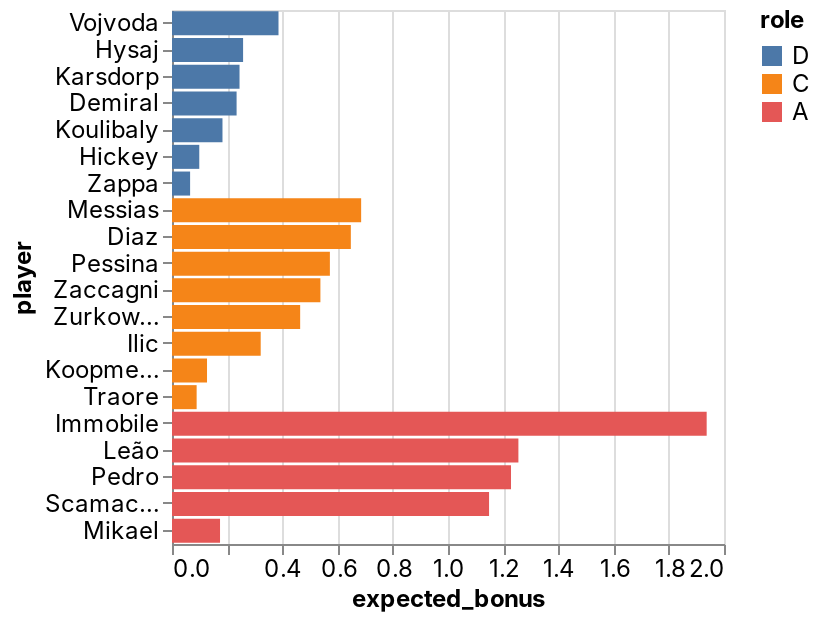

The notebook cell this image was saved under:
### Code cell
_deepnote_run_altair(team, """{"$schema":"https://vega.github.io/schema/vega-lite/v4.json","mark":{"type":"bar","tooltip":{"content":"data"}},"height":220,"autosize":{"type":"fit"},"data":{"name":"placeholder"},"encoding":{"x":{"field":"expected_bonus","type":"quantitative","sort":null,"scale":{"type":"linear","zero":false}},"y":{"field":"player","type":"nominal","sort":null,"scale":{"type":"linear","zero":true}},"color":{"field":"role","type":"nominal","sort":null,"scale":{"type":"linear","zero":false}}}}""")

### Figure 1 — Vega-Lite specification as saved in the notebook (floating-point values rounded to 4 significant figures)
{"config": {"view": {"continuousWidth": 400, "continuousHeight": 300}, "area": {"fill": "#51C0E9"}, "axis": {"labelFont": "Inter, sans-serif", "labelFontSize": 12, "labelFontWeight": "normal", "labelLimit": 60, "labelOverlap": "greedy", "titleFont": "Inter, sans-serif", "titleFontSize": 12, "titleFontWeight": "bold"}, "background": "#ffffff", "legend": {"labelFont": "Inter, sans-serif", "labelFontSize": 12, "titleFont": "Inter, sans-serif", "titleFontSize": 12, "titleFontWeight": "bold"}, "line": {"stroke": "#51C0E9", "strokeWidth": 2}, "rect": {"fill": "#51C0E9"}, "title": {"anchor": "start", "color": "#000000", "font": "Inter, sans-serif", "fontSize": 22, "fontWeight": "normal"}}, "data": {"name": "data-d7baecf50008a4cb13bf03a900a5071c"}, "mark": {"type": "bar", "tooltip": {"content": "data"}}, "autosize": {"type": "fit"}, "encoding": {"color": {"type": "nominal", "field": "role", "scale": {"type": "linear", "zero": false}, "sort": null}, "x": {"type": "quantitative", "field": "expected_bonus", "scale": {"type": "linear", "zero": false}, "sort": null}, "y": {"type": "nominal", "field": "player", "scale": {"type": "linear", "zero": true}, "sort": null}}, "height": 300, "width": "container", "$schema": "https://vega.github.io/schema/vega-lite/v4.json", "datasets": {"data-d7baecf50008a4cb13bf03a900a5071c": [{"fanta_team": "Scansuolo ", "role": "D", "player": "Vojvoda", "team": "Torino", "opponent": "Venezia", "date": "2022-02-12T00:00:00", "expected_bonus": 0.3859}, {"fanta_team": "Scansuolo ", "role": "D", "player": "Hysaj", "team": "Lazio", "opponent": "Bologna", "date": "2022-02-12T00:00:00", "expected_bonus": 0.2576}, {"fanta_team": "Scansuolo ", "role": "D", "player": "Karsdorp", "team": "Roma", "opponent": "Sassuolo", "date": "2022-02-13T00:00:00", "expected_bonus": 0.2447}, {"fanta_team": "Scansuolo ", "role": "D", "player": "Demiral", "team": "Atalanta", "opponent": "Juventus", "date": "2022-02-13T00:00:00", "expected_bonus": 0.234}, {"fanta_team": "Scansuolo ", "role": "D", "player": "Koulibaly", "team": "Napoli", "opponent": "Inter", "date": "2022-02-12T00:00:00", "expected_bonus": 0.1829}, {"fanta_team": "Scansuolo ", "role": "D", "player": "Hickey", "team": "Bologna", "opponent": "Lazio", "date": "2022-02-12T00:00:00", "expected_bonus": 0.09881}, {"fanta_team": "Scansuolo ", "role": "D", "player": "Zappa", "team": "Cagliari", "opponent": "Empoli", "date": "2022-02-13T00:00:00", "expected_bonus": 0.0656}, {"fanta_team": "Scansuolo ", "role": "C", "player": "Messias", "team": "AC Milan", "opponent": "Sampdoria", "date": "2022-02-13T00:00:00", "expected_bonus": 0.6853}, {"fanta_team": "Scansuolo ", "role": "C", "player": "Diaz", "team": "AC Milan", "opponent": "Sampdoria", "date": "2022-02-13T00:00:00", "expected_bonus": 0.648}, {"fanta_team": "Scansuolo ", "role": "C", "player": "Pessina", "team": "Atalanta", "opponent": "Juventus", "date": "2022-02-13T00:00:00", "expected_bonus": 0.572}, {"fanta_team": "Scansuolo ", "role": "C", "player": "Zaccagni", "team": "Lazio", "opponent": "Bologna", "date": "2022-02-12T00:00:00", "expected_bonus": 0.5377}, {"fanta_team": "Scansuolo ", "role": "C", "player": "Zurkowski", "team": "Empoli", "opponent": "Cagliari", "date": "2022-02-13T00:00:00", "expected_bonus": 0.4644}, {"fanta_team": "Scansuolo ", "role": "C", "player": "Ilic", "team": "Verona", "opponent": "Udinese", "date": "2022-02-13T00:00:00", "expected_bonus": 0.3214}, {"fanta_team": "Scansuolo ", "role": "C", "player": "Koopmeiners", "team": "Atalanta", "opponent": "Juventus", "date": "2022-02-13T00:00:00", "expected_bonus": 0.1269}, {"fanta_team": "Scansuolo ", "role": "C", "player": "Traore", "team": "Sassuolo", "opponent": "Roma", "date": "2022-02-13T00:00:00", "expected_bonus": 0.08927}, {"fanta_team": "Scansuolo ", "role": "A", "player": "Immobile", "team": "Lazio", "opponent": "Bologna", "date": "2022-02-12T00:00:00", "expected_bonus": 1.937}, {"fanta_team": "Scansuolo ", "role": "A", "player": "Leão", "team": "AC Milan", "opponent": "Sampdoria", "date": "2022-02-13T00:00:00", "expected_bonus": 1.255}, {"fanta_team": "Scansuolo ", "role": "A", "player": "Pedro", "team": "Cagliari", "opponent": "Empoli", "date": "2022-02-13T00:00:00", "expected_bonus": 1.228}, {"fanta_team": "Scansuolo ", "role": "A", "player": "Scamacca", "team": "Sassuolo", "opponent": "Roma", "date": "2022-02-13T00:00:00", "expected_bonus": 1.149}, {"fanta_team": "Scansuolo ", "role": "A", "player": "Mikael", "team": "Salernitana", "opponent": "Genoa", "date": "2022-02-13T00:00:00", "expected_bonus": 0.174}]}}
